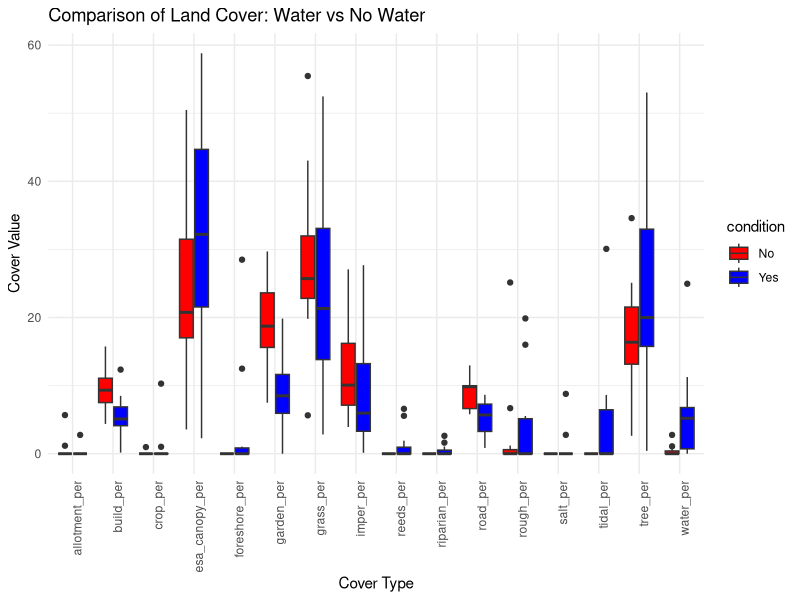
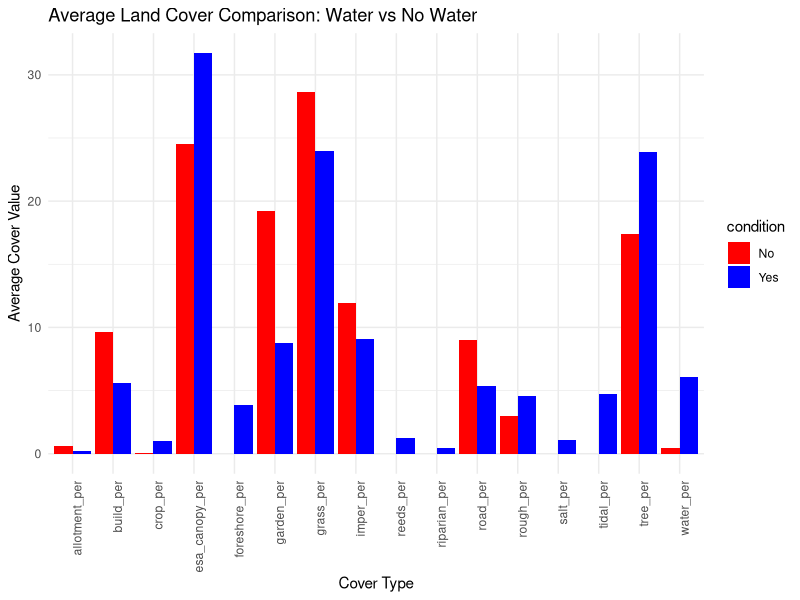
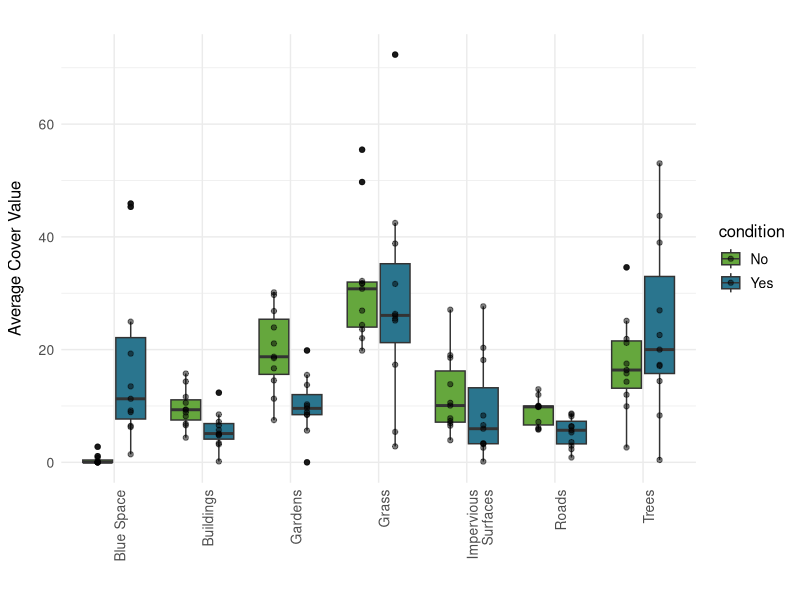
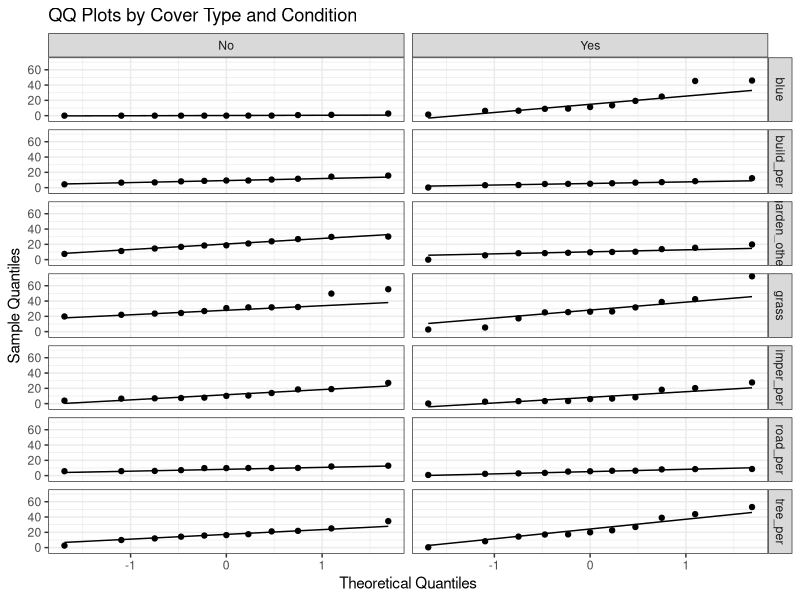

Recreate these plots in R, in order. (Note: this script raises an error after producing the figures.)
## ---- chunk 1
library(readr)
library(tidyr)
library(dplyr)
library(ggplot2)
library(corrplot)
library(car)
library(MASS)       
library(boot)
library(lme4)
library(purrr)
library(patchwork)
## ---- chunk 2
comp <- read_csv("class_tran_v1.csv", show_col_types = FALSE)

tran_area <- read_csv("all_transect_buffer.csv", show_col_types = FALSE)

esa_canopy <- read_csv("esa_canopy_transects.csv")

species <- read_csv("subset_data.csv")
## ---- chunk 3
# 
comp_wide <- comp %>%
  pivot_wider(names_from = priFunc, values_from = area)

# Merge pivoted comp_wide with esa_canopy and tran_area by 'id'
merged_data <- comp_wide %>%
  inner_join(esa_canopy, by = "id") %>%
  inner_join(tran_area, by = "id")

#
print(merged_data)
## ---- chunk 4
# Rename area
merged_data <- merged_data %>%
  rename(transect_area = area)

# Check structure
str(merged_data)

# Define columns to sum for 'LULC_sum'
sum_cols <- 2:16

# Create column 'LULC_sum' (sum of columns 2 to 16)
merged_data <- merged_data %>%
  mutate(LULC_sum = rowSums(across(all_of(sum_cols)), na.rm = TRUE))

#
print(merged_data)

# Percentage
merged_data <- merged_data %>%
  mutate(
    build_per = (building / transect_area) * 100,
    road_per = (road / transect_area) * 100,
    grass_per = (grass / transect_area) * 100,
    salt_per = (saltmarsh / transect_area) * 100,
    imper_per = (impervious / transect_area) * 100,
    garden_per = (garden / transect_area) * 100,
    tidal_per = (tidal / transect_area) * 100,
    foreshore_per = (foreshore / transect_area) * 100,
    water_per = (water / transect_area) * 100,
    reeds_per = (reeds / transect_area) * 100,
    rough_per = (rough / transect_area) * 100,
    tree_per = (tree / transect_area) * 100,
    crop_per = (crop / transect_area) * 100,
    riparian_per = (riparian / transect_area) * 100,
    allotment_per = (allotment / transect_area) * 100,
    esa_canopy_per = (esa_canopy / transect_area) * 100
  )

#
print(merged_data)
## ---- chunk 5
merged_data <- merged_data %>%
  mutate(transect_pair = case_when(
    id == 1  ~ 1,
    id == 2  ~ 1,
    id == 3  ~ 2,
    id == 4  ~ 2,
    id == 5  ~ 3,
    id == 6  ~ 3,
    id == 7  ~ 4,
    id == 8  ~ 4,
    id == 9  ~ 5,
    id == 10 ~ 5,
    id == 11 ~ 6,
    id == 12 ~ 6,
    id == 13 ~ 7,
    id == 14 ~ 7,
    id == 15 ~ 8,
    id == 16 ~ 8,
    id == 17 ~ 9,
    id == 18 ~ 9,
    id == 19 ~ 10,
    id == 20 ~ 10,
    id == 21 ~ 11,
    id == 22 ~ 11
  ))
## ---- chunk 6
merged_data <- merged_data %>%
  mutate(h20 = case_when(
    id %in% c(1, 3, 6, 8, 10, 12, 13, 15, 17, 20, 22) ~ "Yes",
    TRUE ~ "No"
  ))
## ---- chunk 7
df <- merged_data

# Splitting the data into "Water" and "No Water"
water_data <- df %>%
  filter(h20 == "Yes") %>%
  group_by(transect_pair) %>%
  summarise(across(c(build_per, road_per, grass_per, salt_per, imper_per, garden_per, tidal_per, foreshore_per, water_per, reeds_per, tree_per, rough_per, crop_per, riparian_per, allotment_per, esa_canopy_per),
                   ~ mean(., na.rm = TRUE), .names = "water_{.col}"))

no_water_data <- df %>%
  filter(h20 == "No") %>%
  group_by(transect_pair) %>%
  summarise(across(c(build_per, road_per, grass_per, salt_per, imper_per, garden_per, tidal_per, foreshore_per, water_per, reeds_per, tree_per, rough_per, crop_per, riparian_per, allotment_per, esa_canopy_per),
                   ~ mean(., na.rm = TRUE), .names = "nowater_{.col}"))

# Joining on transect_pair
combined_data <- water_data %>%
  left_join(no_water_data, by = "transect_pair", "id")

combined_data  <- combined_data  %>%
  mutate(across(everything(), ~replace(., is.na(.), 0)))

#
print(combined_data)
## ---- chunk 8
df_long <- combined_data %>%
  pivot_longer(
    cols = -transect_pair,
    names_to = c("condition", "cover_type"),
    names_pattern = "^(water|nowater)_(.*)",  # Match columns with 'water' or 'nowater' prefix
    values_to = "value"
  ) %>%
  mutate(
    condition = ifelse(condition == "water", "Yes", "No")  # Rename to Yes/No for clarity
  )

# Check the reshaped data
print(head(df_long))

# check which covers are present
df_freq <- df_long %>%
  filter(!is.na(value) & value != 0) %>%  # Filter out NA or zero values
  group_by(cover_type, condition) %>%
  summarise(count = n(), .groups = 'drop')

# Check unique values in condition and cover_type to confirm splitting
print(unique(df_long$condition))
print(unique(df_long$cover_type))

# Plotting
ggplot(df_long, aes(x = cover_type, y = value, fill = condition)) +
  geom_boxplot() +
  scale_fill_manual(values = c("Yes" = "blue", "No" = "red")) +
  labs(
    title = "Comparison of Land Cover: Water vs No Water",
    x = "Cover Type",
    y = "Cover Value"
  ) +
  theme_minimal() +
  theme(axis.text.x = element_text(angle = 90, hjust = 1))  # Rotate x-axis labels for readability

## ---- chunk 9
# Calculate the average
df_avg <- df_long %>%
  group_by(cover_type, condition) %>%
  summarise(avg_value = mean(value, na.rm = TRUE), .groups = 'drop')

# Plot
ggplot(df_avg, aes(x = cover_type, y = avg_value, fill = condition)) +
  geom_col(position = "dodge") +  # Dodge position for side-by-side bars
  scale_fill_manual(values = c("Yes" = "blue", "No" = "red")) +
  labs(
    title = "Average Land Cover Comparison: Water vs No Water",
    x = "Cover Type",
    y = "Average Cover Value"
  ) +
  theme_minimal() +
  theme(axis.text.x = element_text(angle = 90, hjust = 1))  # Rotate x-axis labels for readability
## ---- chunk 10
# Assuming df_long is your dataframe in long format
df_long <- df_long %>%
  pivot_wider(names_from = cover_type, values_from = value)
  
  # 
df_long <- df_long %>%
  mutate(
    blue = rowSums(across(c(water_per, reeds_per, salt_per, foreshore_per, riparian_per, tidal_per)), na.rm = TRUE),
    garden_other = rowSums(across(c(garden_per, allotment_per, crop_per)), na.rm = TRUE),
    grass = rowSums(across(c(grass_per, rough_per)), na.rm = TRUE)
  )

  # 
df_long <- df_long %>%
  dplyr::select(-any_of(c("water_per", "reeds_per", "salt_per", "foreshore_per", "riparian_per", 
                          "garden_per", "allotment_per", "crop_per", "grass_per", 
                          "rough_per", "esa_canopy_per", "tidal_per")))

# 
 df_long <- df_long %>%
   pivot_longer(cols = c(blue, garden_other, grass, build_per, road_per, imper_per, tree_per), 
               names_to = "cover_type", 
               values_to = "value")
## ---- chunk 11
p1 <- ggplot(df_long, aes(x = cover_type, y = value, fill = condition)) +
  geom_boxplot() +
  geom_point(position = position_dodge(width = 0.75), alpha = 0.5, size = 1.5) + 
  scale_fill_manual(values = c("Yes" = "#2A758E", "No" = "#65A73D")) +
  scale_x_discrete(
    labels = c(
      "blue" = "Blue Space",
      "build_per" = "Buildings",
      "garden_other" = "Gardens",
      "grass" = "Grass",
      "imper_per" = "Impervious\nSurfaces",
      "road_per" = "Roads",
      "tree_per" = "Trees")
    ) +
  labs(
    title = "",
    x = "",
    y = "Average Cover Value"
  ) +
  theme_minimal() +
  theme(
    axis.text.x = element_text(angle = 90, hjust = 1, size = 10),  
    axis.text.y = element_text(size = 10),  
    axis.title.x = element_text(size = 12, margin = margin(t = 10)),  
    axis.title.y = element_text(size = 12, margin = margin(r = 10)),  
    plot.title = element_text(size = 14, face = "bold", hjust = 0.5),  
    legend.title = element_text(size = 12),  
    legend.text = element_text(size = 10)  
  )
p1
## ---- chunk 12
# Shapiro-Wilk tests
normality_results <- df_long %>%
  group_by(cover_type, condition) %>%
  summarize(
    shapiro_p = shapiro.test(value)$p.value,  # p-value from Shapiro test
    .groups = "drop"
  )

print(normality_results)

# QQ plots for each group
ggplot(df_long, aes(sample = value)) +
  stat_qq() +
  stat_qq_line() +
  facet_grid(cover_type ~ condition) +
  theme_bw() +
  labs(
    title = "QQ Plots by Cover Type and Condition",
    x = "Theoretical Quantiles",
    y = "Sample Quantiles"
  )

## ---- chunk 13
df_long %>%
  group_by(cover_type) %>%
  summarise(p_value = kruskal.test(value ~ condition, data = cur_data())$p.value)

df_long$group <- interaction(df_long$cover_type, df_long$condition)
kruskal.test(value ~ group, data = df_long)
## ---- chunk 14
df_wide <- df_long %>%
  dplyr::select(transect_pair, cover_type, condition, value) %>%  # Explicitly call dplyr's select()
  pivot_wider(names_from = condition, values_from = value) 
print(df_wide)
## ---- chunk 15
df_wide <- df_long %>%
  dplyr::select(transect_pair, cover_type, condition, value) %>%  
  pivot_wider(names_from = condition, values_from = value)  

# run paired wilcoxon
wilcoxon_paired_results <- df_wide %>%
  group_by(cover_type) %>%
  summarise(
    test = list(wilcox.test(Yes, No, paired = TRUE, correct = TRUE)),  
    W = map_dbl(test, ~ .x$statistic),  
    p_value = map_dbl(test, ~ .x$p.value),  
    N = n(),  
    Z = qnorm(p_value / 2) * sign(W - (N * (N + 1) / 4)),  
    r = abs(Z / sqrt(N))  
  ) %>%
  ungroup() 

print(wilcoxon_paired_results)

# add sig.
wilcoxon_paired_results <- wilcoxon_paired_results %>%
  mutate(
    significance = case_when(
      p_value <= 0.001 ~ "***",   # Highly significant
      p_value <= 0.01 ~ "**",     # Moderately significant
      p_value <= 0.05 ~ "*",      # Weakly significant
      TRUE ~ "ns"                 # Not significant
    )
  )

print(wilcoxon_paired_results)
write.csv(wilcoxon_paired_results %>% select(-test), "wilcoxon_results.csv", row.names = FALSE)


## ---- chunk 16
# Compute summary statistics in a wide format
descriptive_stats_wide <- df_long %>%
  group_by(transect_pair, cover_type, condition) %>%
  summarise(
    mean = mean(value, na.rm = TRUE),
    median = median(value, na.rm = TRUE),
    min = min(value, na.rm = TRUE),
    max = max(value, na.rm = TRUE),
    .groups = "drop"
  ) %>%
  pivot_wider(names_from = condition, values_from = c(mean, median, min, max)) %>%
  mutate(
    mean_diff = mean_Yes - mean_No,  # Difference in means
    median_diff = median_Yes - median_No  # Difference in medians
  ) %>%
  ungroup()

print(descriptive_stats_wide)
write.csv(descriptive_stats_wide, "Birds_LULC_Descriptive.csv", row.names = FALSE)
## ---- chunk 17
p2 <- ggplot(descriptive_stats_wide, aes(x = cover_type, y = factor(transect_pair), fill = median_diff)) +
  geom_tile() +  
  scale_fill_gradient2(low = "#65A73D", mid = "#FFFFFF", high = "#2A758E", midpoint = 0) +  # Custom color scale
  scale_x_discrete(
    labels = c(
      "blue" = "Blue Space",
      "build_per" = "Buildings",
      "garden_other" = "Gardens",
      "grass" = "Grass",
      "imper_per" = "Impervious\nSurfaces",  # Splitting label into two lines
      "road_per" = "Roads",
      "tree_per" = "Trees"
    )
  ) +
  labs(
    title = "",
    x = "Cover Type",
    y = "Transect Pair",
    fill = ""
  ) +
  theme_minimal() +
  theme(
    axis.text.x = element_text(angle = 45, hjust = 1, size = 12),  
    axis.text.y = element_text(size = 12),  
    axis.title.x = element_text(size = 12),  
    axis.title.y = element_text(size = 12),  
    plot.title = element_text(size = 16, hjust = 0.5),  
    legend.text = element_text(size = 12),  #
    legend.title = element_text(size = 14, face = "bold") 
  )
p2
## ---- chunk 18
p1 / p2 + 
  plot_layout(heights = c(3, 2))  

ggsave("Bird_LULC.png", 
       plot = p1 / p2 + plot_layout(heights = c(3, 2)),  
       width = 8.3, height = 11.7, dpi = 300, units = "in")  # A4 portrait size
